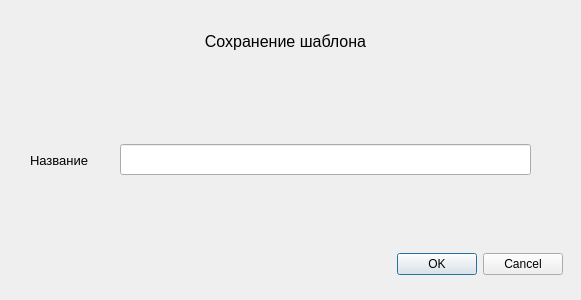
<?xml version="1.0" encoding="UTF-8"?>
<ui version="4.0">
 <class>DeleteTemplate</class>
 <widget class="QDialog" name="DeleteTemplate">
  <property name="geometry">
   <rect>
    <x>0</x>
    <y>0</y>
    <width>581</width>
    <height>300</height>
   </rect>
  </property>
  <property name="windowTitle">
   <string>Dialog</string>
  </property>
  <widget class="QLabel" name="label">
   <property name="geometry">
    <rect>
     <x>180</x>
     <y>30</y>
     <width>211</width>
     <height>22</height>
    </rect>
   </property>
   <property name="sizePolicy">
    <sizepolicy hsizetype="Preferred" vsizetype="Fixed">
     <horstretch>0</horstretch>
     <verstretch>0</verstretch>
    </sizepolicy>
   </property>
   <property name="font">
    <font>
     <pointsize>12</pointsize>
    </font>
   </property>
   <property name="text">
    <string>Сохранение шаблона</string>
   </property>
   <property name="alignment">
    <set>Qt::AlignCenter</set>
   </property>
  </widget>
  <widget class="QLineEdit" name="lineEdit">
   <property name="geometry">
    <rect>
     <x>120</x>
     <y>144</y>
     <width>411</width>
     <height>31</height>
    </rect>
   </property>
  </widget>
  <widget class="QDialogButtonBox" name="buttonBox">
   <property name="geometry">
    <rect>
     <x>370</x>
     <y>250</y>
     <width>193</width>
     <height>29</height>
    </rect>
   </property>
   <property name="orientation">
    <enum>Qt::Horizontal</enum>
   </property>
   <property name="standardButtons">
    <set>QDialogButtonBox::Cancel|QDialogButtonBox::Ok</set>
   </property>
  </widget>
  <widget class="QLabel" name="label_2">
   <property name="geometry">
    <rect>
     <x>30</x>
     <y>150</y>
     <width>85</width>
     <height>20</height>
    </rect>
   </property>
   <property name="font">
    <font>
     <pointsize>10</pointsize>
    </font>
   </property>
   <property name="text">
    <string>Название</string>
   </property>
  </widget>
 </widget>
 <resources/>
 <connections/>
</ui>
